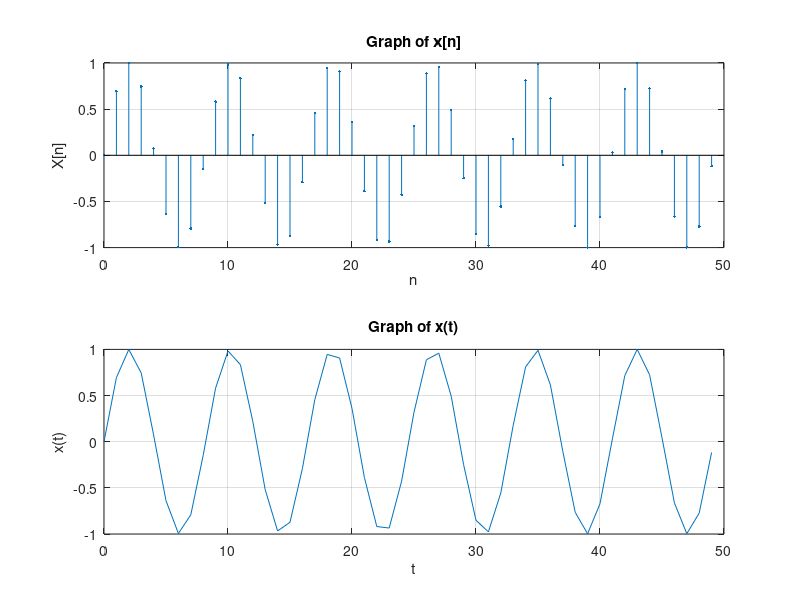

Write MATLAB code to recreate this figure. (Note: this script raises an error after producing the figure.)
%Name: Matlab: Signals and Systems Lab 7th
%Auther: Changgang Zheng
%Student Number UESTC:2016200302027
%Student Number UoG:2289258z
%Institution: Glasgow College UESCT
%Question: 7.1 (a)(b)(c)(d)

function  problem_1st
    %% Problem a
    Ou=2000*pi;
    T=1/8192;
    N=8192;
    n=[0:8191];
    t=n*T;
    x_n=sin(Ou*t);
   
    %% Problem b
    figure;
    subplot(2,1,1);
    stem(n(1:50),x_n(1:50),'.');
    title('Graph of x[n]');
    xlabel('n');                        % name the label of x-axis 
    ylabel('X[n]');                     % name the label of y-axis 
    grid on;
    
    subplot(2,1,2);
    plot(n(1:50),x_n(1:50));
    title('Graph of x(t)');
    xlabel('t');                        % name the label of x-axis 
    ylabel('x(t)');                     % name the label of y-axis 
    grid on;
    
    %% Problem c
     
    [Xc,wc] =ctfts(x_n,T);
    
    figure;
    subplot(311)
    stem(wc,abs(Xc),'.');
    title('Magnitude of Xc(w)');
    xlabel('w');                           % name the label of x-axis 
    ylabel('|Xc(w)|');                     % name the label of y-axis 
    grid on;
    
    
    subplot(312);
    stem(wc,angle(Xc),'.');
    title('Angle of Xc(w)');
    xlabel('w');                             % name the label of x-axis 
    ylabel('Angle of Xc(w)');                % name the label of y-axis 
    grid on;
    
    
    subplot(313);
    stem(wc,angle(erroroff(Xc,N)),'.');
    title('Angle of Xc(w)(Exclue those with extremely small magnitude)');
    xlabel('w');                              % name the label of x-axis 
    ylabel('Angle of Xc(w)');                 % name the label of y-axis 
    grid on;
    
    %% Problem d
    N=8192;
    [x1,Xd1,wd1]=a_c(2*pi*1500,N);
    [x2,Xd2,wd2]=a_c(2*pi*2000,N);
    
    figure;
    subplot(311);
    stem(wd1,abs(Xd1),'.');
    title('Magnitude of Xd1(w)');
    xlabel('w');                                    
    ylabel('|Xd1(w)|');                    
    grid on;
    subplot(312);
    stem(wd1,angle(Xd1),'.');
    title('Angle of Xd1(w)');
    xlabel('w');                                    
    ylabel('Angle of Xd1(w)');                    
    grid on;
    subplot(313);
    stem(wd1,angle(erroroff(Xd1,N)),'.');
     title('Angle of Xd1(w)(Exclue those with extremely small magnitude)');
    xlabel('w');                                  
    ylabel('Angle of Xd1(w)');                     
    grid on;
    
    figure;
    subplot(311);
    stem(wd2,abs(Xd2),'.');
    title('Magnitude of Xd2(w)');
    xlabel('w');                                    % name the label of x-axis 
    ylabel('|Xd2(w)|');                             % name the label of y-axis 
    grid on;
    subplot(312);
    stem(wd2,angle(Xd2),'.');
    title('Angle of Xd2(w)');
    xlabel('w');                                    % name the label of x-axis 
    ylabel('Angle of Xd2(w)');                      % name the label of y-axis 
    grid on;
    subplot(313);
    stem(wd2,angle(erroroff(Xd2,N)),'.');
    title('Angle of Xd2(w)(Exclue those with extremely small magnitude)');
    xlabel('w');                                    % name the label of x-axis 
    ylabel('Angle of Xd2(w)');                      % name the label of y-axis 
    grid on;

    figure;
    subplot(2,1,1);    
    stem(n(1:50),x1(1:50),'.');
    title('Graph of xd1[n]');
    xlabel('n');                                    % name the label of x-axis 
    ylabel('Xd1[n]');                               % name the label of y-axis 
    grid on;
    
    subplot(2,1,2);
    plot(n(1:50),x1(1:50));
    title('Graph of xd1(t)');
    xlabel('t');                                    % name the label of x-axis 
    ylabel('xd1(t)');                               % name the label of y-axis 
    grid on;
    
    
    figure;
    subplot(2,1,1);
    stem(n(1:50),x2(1:50),'.');
    title('Graph of xd2[n]');
    xlabel('n');                                    % name the label of x-axis 
    ylabel('Xd2[n]');                               % name the label of y-axis 
    grid on;
    
    subplot(2,1,2);
    plot(n(1:50),x2(1:50));
    title('Graph of xd2(t)');
    xlabel('t');                                    % name the label of x-axis 
    ylabel('xd2(t)');                               % name the label of y-axis 
    grid on;